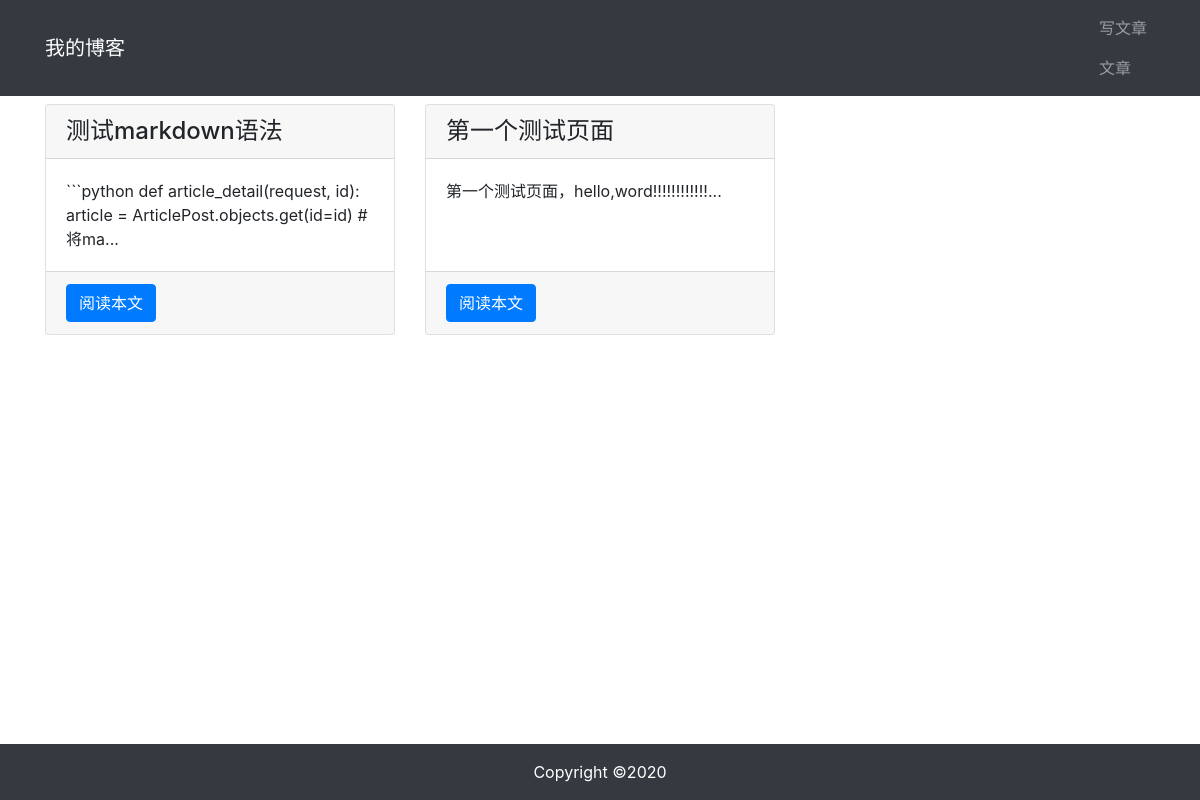
Before: /article/article-list/ with the older database file.
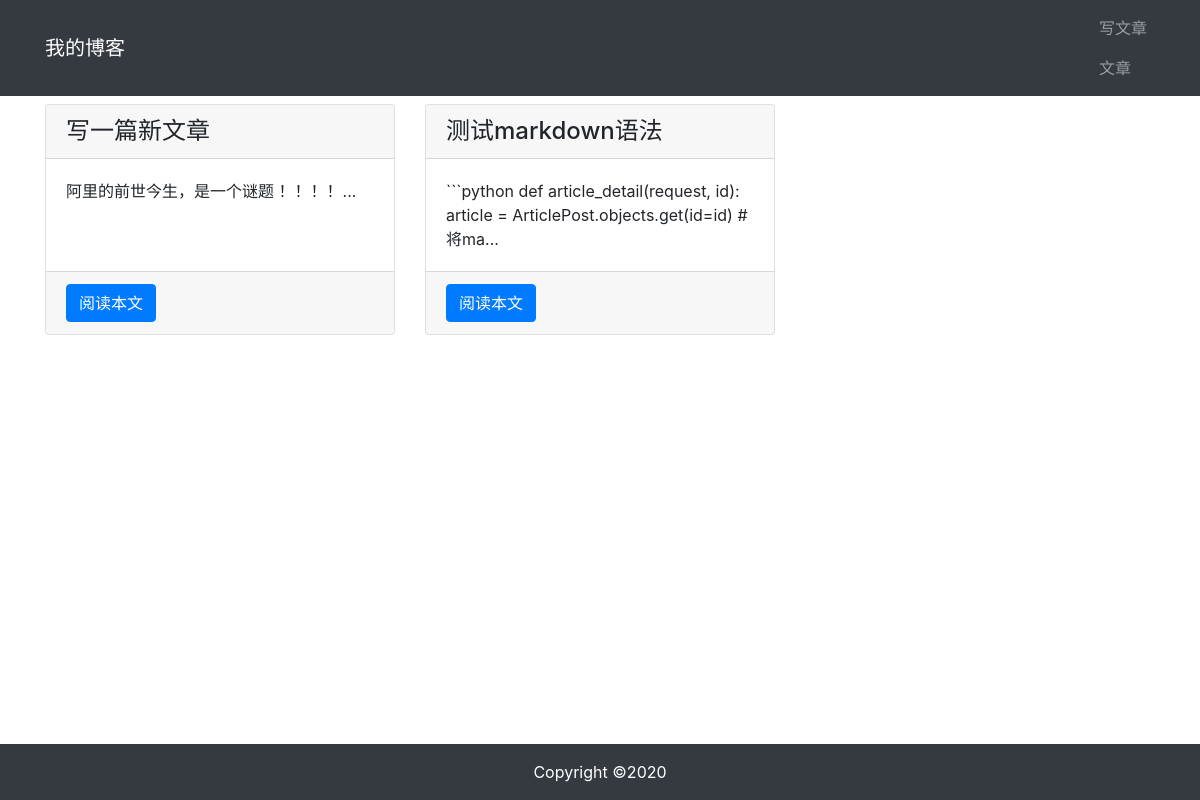
After: the same page with the newer database file.
### article/models.py (models this page shows, shortened)
class ArticlePost(models.Model):
    auther = models.ForeignKey(User,on_delete=models.CASCADE)
    title = models.CharField(max_length=100)
    body = models.TextField()
    created = models.DateTimeField(default=timezone.now)
    updated = models.DateTimeField(auto_now=True)
    class Meta:
        ordering = ('-created',)

### article/views.py (the view)
# urls.py: path('article-list/',views.article_list,name='article_list'),
def article_list(request):
    articles = ArticlePost.objects.all()
    context = { 'articles': articles}
    return render(request,'article/list.html',context)

### templates/article/list.html (shortened to what this page needs)
{% extends "base.html" %}
{% load staticfiles %}
{% block content %}
<div class="container">
    <div class="row mt-2">
        {% for article in articles %}
        <div class="col-4 mb-4">
            <div class="card h-100">
                <h4 class="card-header">{{ article.title }}</h4>
                <div class="card-body">
                    <p class="card-text">{{ article.body|slice:'100'}}...</p>
                </div>
                <div class="card-footer">
                    <a href="{% url 'article:article_detail' article.id %}" class="btn btn-primary">阅读本文</a>
                </div>
            </div>
        </div>
        {% endfor %}
    </div>
</div>
{% endblock content %}

### templates/base.html (shortened to what this page needs)
{% load staticfiles %}
<!DOCTYPE html>
<html lang="zh-cn">
<head>
    <link rel="stylesheet" href="{% static 'bootstrap/css/bootstrap.min.css' %}">
    <link rel="stylesheet" href="{% static 'md_css/monokai.css' %}">
</head>
<body>
    {% include 'header.html' %}
    {% block content %} {% endblock content %}
    {% include 'footer.html' %}
</body>
</html>

### templates/header.html
<nav class="navbar navbar-expand-lg navbar-dark bg-dark">
    <div class="container">
    <a class="navbar-brand" href="#">我的博客</a>
    <div>
        <ul class="navbar-nav">
            <li class="nav-item">
                <a class="nav-link" href="{% url 'article:article_create' %}">写文章</a>
                <a class="nav-link" href="{% url 'article:article_list' %}">文章</a>
            </li>
        </ul>
    </div>
    </div>
</nav>

### templates/footer.html
{% load staticfiles %}
<div>
    <br><br><br>
</div>
<footer class="py-3 bg-dark fixed-bottom">
    <div class="container">
        <p class="m-0 text-center text-white">Copyright &copy;2020</p>
    </div>
</footer>

Changed rows visible on the page:
removed ArticlePost: title "第一个测试页面", body "第一个测试页面，hello,word!!!!!!!!!!!!"
added ArticlePost: title "写一篇新文章", body "阿里的前世今生，是一个谜题 ！！！！"
